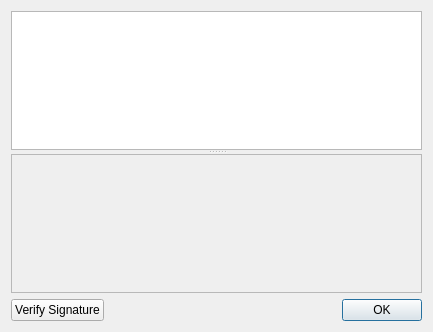
<?xml version="1.0" encoding="UTF-8"?>
<ui version="4.0">
 <class>DlgViewZfo</class>
 <widget class="QDialog" name="DlgViewZfo">
  <property name="geometry">
   <rect>
    <x>0</x>
    <y>0</y>
    <width>433</width>
    <height>332</height>
   </rect>
  </property>
  <property name="windowTitle">
   <string>View message from ZFO</string>
  </property>
  <layout class="QVBoxLayout" name="verticalLayout">
   <item>
    <widget class="QSplitter" name="splitter">
     <property name="orientation">
      <enum>Qt::Vertical</enum>
     </property>
     <widget class="QTextEdit" name="envelopeTextEdit"/>
     <widget class="AttachmentTableView" name="attachmentTable">
      <property name="enabled">
       <bool>false</bool>
      </property>
      <property name="selectionBehavior">
       <enum>QAbstractItemView::SelectRows</enum>
      </property>
      <property name="showGrid">
       <bool>false</bool>
      </property>
      <property name="wordWrap">
       <bool>false</bool>
      </property>
      <attribute name="horizontalHeaderHighlightSections">
       <bool>false</bool>
      </attribute>
      <attribute name="horizontalHeaderStretchLastSection">
       <bool>true</bool>
      </attribute>
      <attribute name="verticalHeaderVisible">
       <bool>false</bool>
      </attribute>
      <attribute name="verticalHeaderStretchLastSection">
       <bool>false</bool>
      </attribute>
     </widget>
    </widget>
   </item>
   <item>
    <layout class="QHBoxLayout" name="horizontalLayout">
     <item>
      <widget class="QPushButton" name="signaturePushButton">
       <property name="text">
        <string>Verify Signature</string>
       </property>
      </widget>
     </item>
     <item>
      <spacer name="horizontalSpacer">
       <property name="orientation">
        <enum>Qt::Horizontal</enum>
       </property>
       <property name="sizeHint" stdset="0">
        <size>
         <width>40</width>
         <height>20</height>
        </size>
       </property>
      </spacer>
     </item>
     <item>
      <widget class="QDialogButtonBox" name="buttonBox">
       <property name="orientation">
        <enum>Qt::Horizontal</enum>
       </property>
       <property name="standardButtons">
        <set>QDialogButtonBox::Ok</set>
       </property>
      </widget>
     </item>
    </layout>
   </item>
  </layout>
 </widget>
 <customwidgets>
  <customwidget>
   <class>AttachmentTableView</class>
   <extends>QTableView</extends>
   <header>attachment_table_view.h</header>
  </customwidget>
 </customwidgets>
 <resources/>
 <connections>
  <connection>
   <sender>buttonBox</sender>
   <signal>accepted()</signal>
   <receiver>DlgViewZfo</receiver>
   <slot>accept()</slot>
   <hints>
    <hint type="sourcelabel">
     <x>248</x>
     <y>254</y>
    </hint>
    <hint type="destinationlabel">
     <x>157</x>
     <y>274</y>
    </hint>
   </hints>
  </connection>
  <connection>
   <sender>buttonBox</sender>
   <signal>rejected()</signal>
   <receiver>DlgViewZfo</receiver>
   <slot>reject()</slot>
   <hints>
    <hint type="sourcelabel">
     <x>316</x>
     <y>260</y>
    </hint>
    <hint type="destinationlabel">
     <x>286</x>
     <y>274</y>
    </hint>
   </hints>
  </connection>
 </connections>
</ui>
